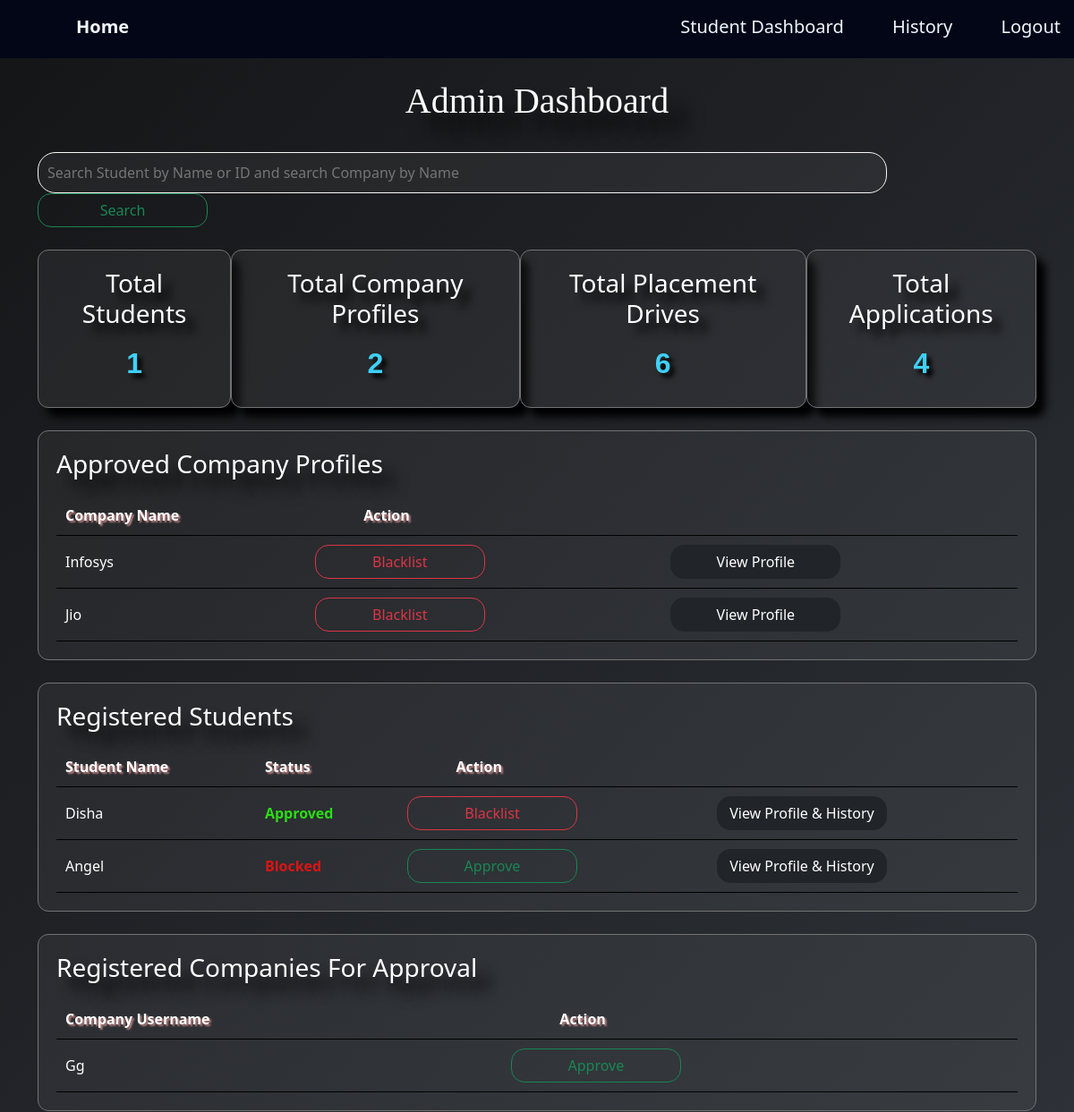
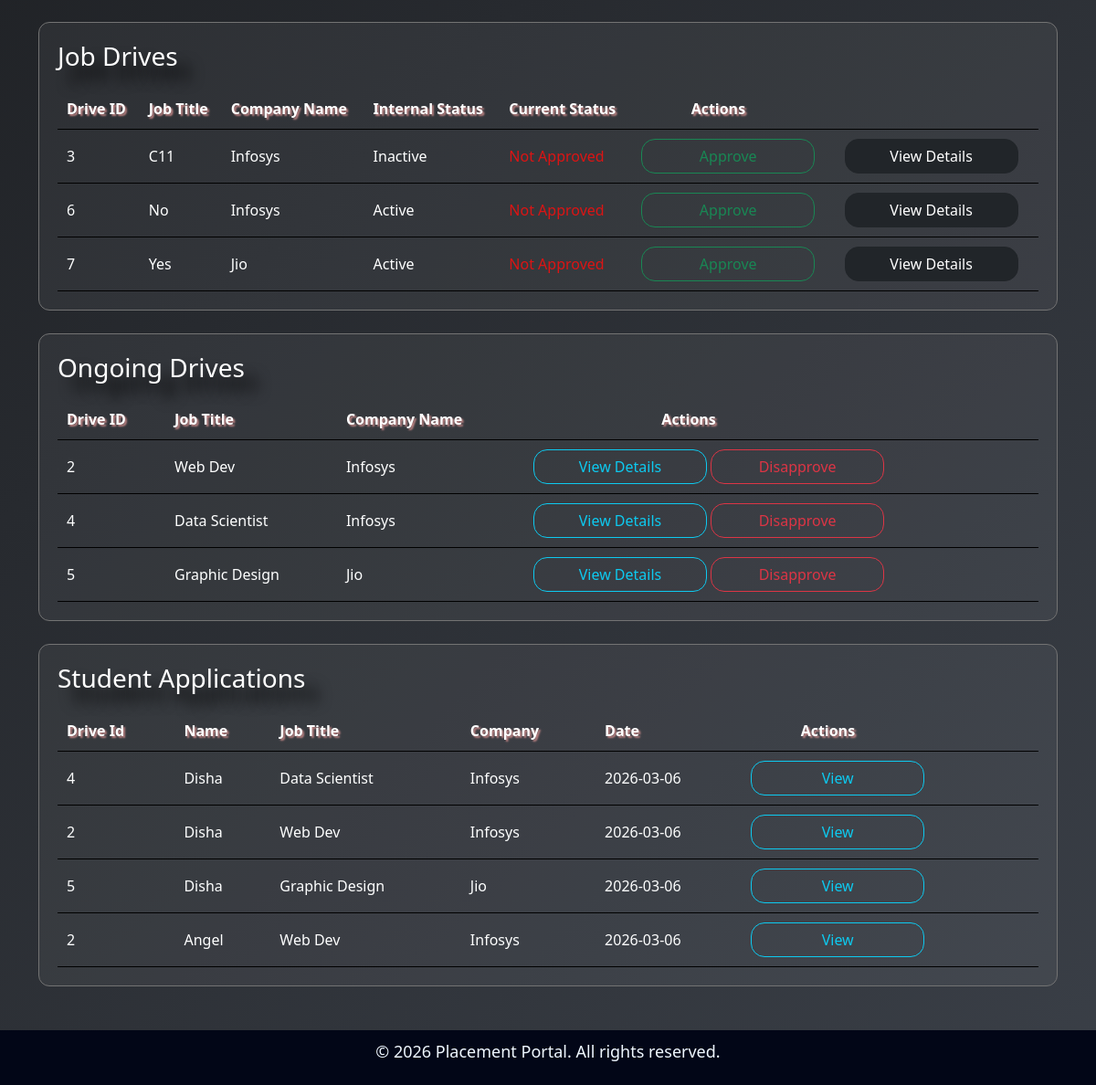
Before: /admindash (signed in) with the older database file (2 pictures, top to bottom).
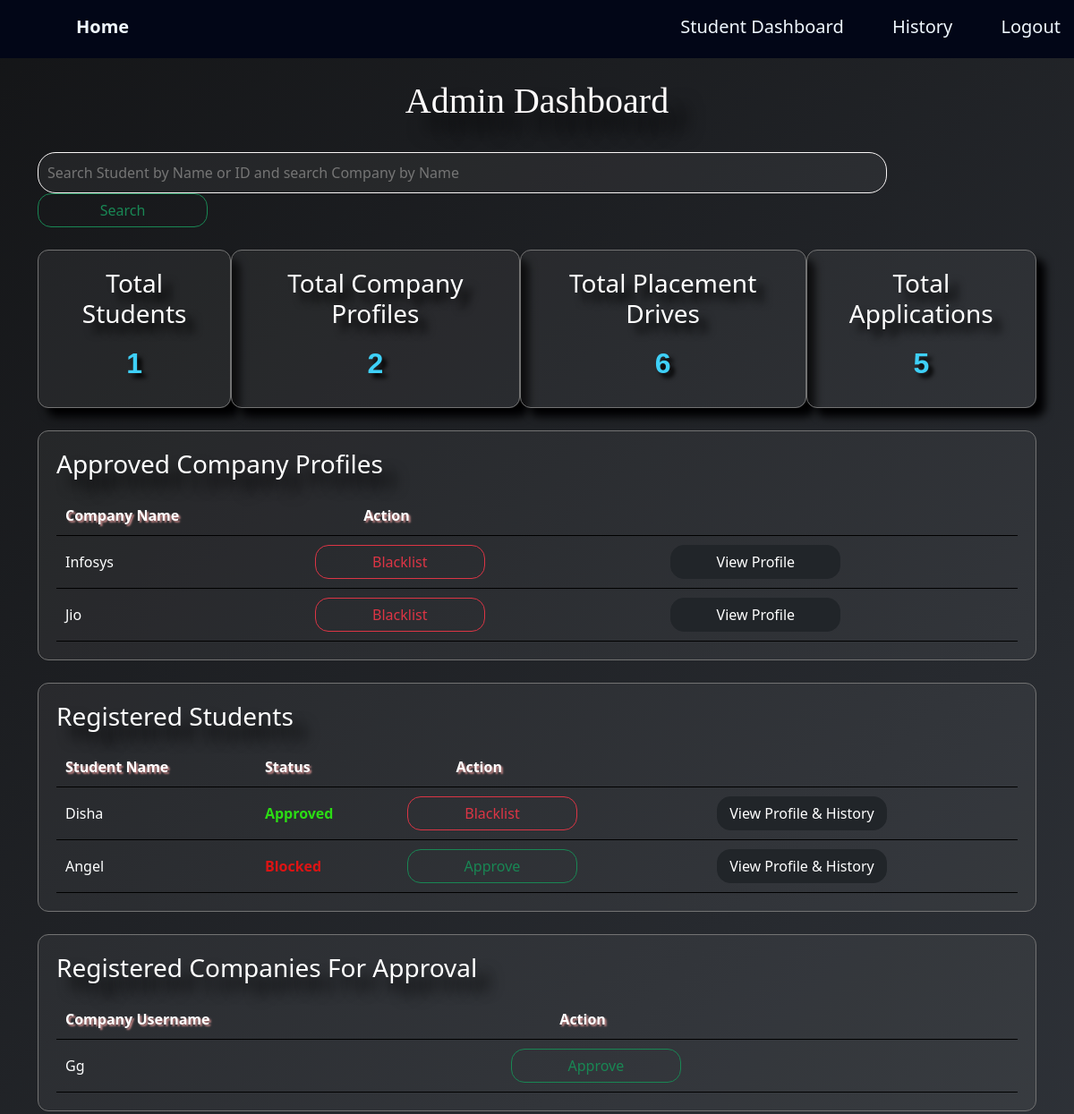
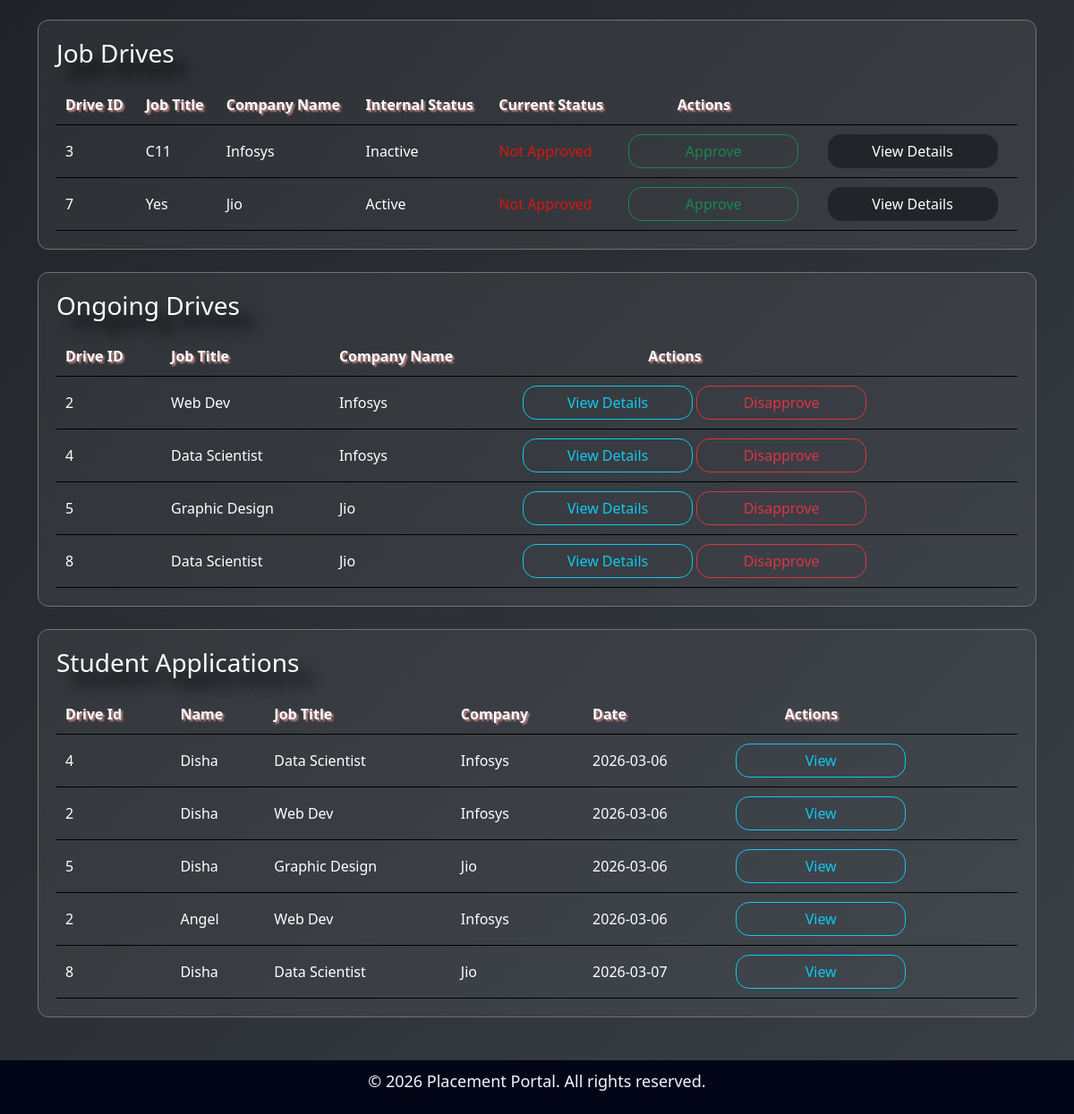
After: the same page with the newer database file (2 pictures, top to bottom).
### application/models.py (models this page shows)
class Companyprofile(db.Model):
    id = db.Column(db.Integer, primary_key=True)
    user_id = db.Column(db.Integer, db.ForeignKey('user.id'), unique=True, nullable=False)
    company_name = db.Column(db.String(150), nullable=False)
    hr_contact = db.Column(db.String(150), nullable=False)
    website = db.Column(db.String(150), nullable=False)
    location = db.Column(db.String(150), nullable=False)
    user = db.relationship('User', back_populates='company_profile')
    drives = db.relationship('Placementdrive', back_populates='company',cascade="all, delete")

class Studentprofile(db.Model):
    id = db.Column(db.Integer, primary_key=True)
    user_id = db.Column(db.Integer, db.ForeignKey('user.id'), unique=True, nullable=False)
    student_name = db.Column(db.String(50), nullable=False)
    department = db.Column(db.String(150), nullable=False)
    cgpa = db.Column(db.Float, nullable=False)
    resume = db.Column(db.String(500))
    user = db.relationship('User', back_populates='student_profile')
    applications = db.relationship('Application', back_populates='student',cascade="all, delete")

class User(db.Model):
    id = db.Column(db.Integer, primary_key=True)
    username = db.Column(db.String(150), unique=True, nullable=False)
    email = db.Column(db.String(150), unique=True, nullable=False)
    password = db.Column(db.String(150), nullable=False)
    role = db.Column(db.String(50), nullable=False)  # admin/company/student
    is_approved = db.Column(db.Boolean, default=False)
    created_at = db.Column(db.DateTime, default=datetime.utcnow)
    student_profile = db.relationship('Studentprofile', back_populates='user',uselist=False, cascade="all, delete")
    company_profile = db.relationship('Companyprofile', back_populates='user',uselist=False, cascade="all, delete")

class Placementdrive(db.Model):
    id = db.Column(db.Integer, primary_key=True)
    company_id = db.Column(db.Integer, db.ForeignKey('companyprofile.id'), nullable=False)
    job_title = db.Column(db.String(150), nullable=False)
    job_description = db.Column(db.Text(500), nullable=False)
    salary= db.Column(db.String(50), nullable=False)
    is_approved = db.Column(db.Boolean, default=False)
    is_closed = db.Column(db.Boolean, default=False)
    company = db.relationship('Companyprofile', back_populates='drives')
    applications = db.relationship('Application', back_populates='drive',cascade="all, delete")

class Application(db.Model):
    id = db.Column(db.Integer, primary_key=True)
    student_id = db.Column(db.Integer, db.ForeignKey('studentprofile.id'), nullable=False)
    drive_id = db.Column(db.Integer, db.ForeignKey('placementdrive.id'), nullable=False)
    application_date = db.Column(db.DateTime, default=datetime.utcnow)
    status = db.Column(db.String(50), default='Applied')  #Applied/Shortlisted/Selected/Rejected
    student = db.relationship('Studentprofile', back_populates='applications')
    drive = db.relationship('Placementdrive', back_populates='applications')

### application/controllers.py (the view, shortened to what this page needs)
@app.route('/admindash',methods=['GET','POST'])
def admindash():
   if 'user_id' not in session:
      return redirect(url_for('login'))
   registered_companies = Companyprofile.query.join(User).filter(User.is_approved==True).all()
   registered_students = Studentprofile.query.join(User).all()
   approval_companies = User.query.filter_by(role='company', is_approved=False).all()
   job_drives = Placementdrive.query.filter_by(is_approved=False).all()
   ongoing_drives = Placementdrive.query.filter_by(is_approved=True).all()
   apps = Application.query.all()
   total_students = Studentprofile.query.join(User).filter(User.is_approved==True).count()
   total_companies = Companyprofile.query.join(User).filter(User.is_approved==True).count()
   total_drives = Placementdrive.query.count()
   total_apps = Application.query.count()
   search = request.args.get('search')
   return render_template('admindash.html',
                          registered_companies=registered_companies,
                          registered_students=registered_students,
                          approval_companies=approval_companies,
                          job_drives=job_drives,
                          ongoing_drives=ongoing_drives,
                          apps=apps,
                          total_students=total_students,
                          total_companies=total_companies,
                          total_drives=total_drives,
                          total_apps=total_apps)

### templates/admindash.html (shortened to what this page needs)
{% extends "base.html" %}
{% block content %}
<div  class="container">
  <h1>Admin Dashboard</h1>
  <div>
    <form method="GET" action="{{url_for('admindash')}}">
      <input class="bar" type="text" name="search" placeholder="Search Student by Name or ID and search Company by Name">
      <button class="btn btn-outline-success">Search</button>
  </form>
  </div>
  <div style="display:flex;">
    <div class="s-card">
      <h3>Total Students</h3>
      <p>{{ total_students }}</p>
</div>
<div class="s-card">
  <h3>Total Company Profiles</h3>
  <p>{{ total_companies }}</p>
</div>
<div class="s-card">
  <h3>Total Placement Drives</h3>
  <p>{{ total_drives }}</p>
</div>
<div class="s-card">
  <h3>Total Applications</h3>
  <p>{{ total_apps }}</p>
</div>
  </div>
   <div class="card">
    <h3>Approved Company Profiles</h3>
      <table>
  <thead>
    <tr>
        <th>Company Name</th>
        <th style="padding-left: 6%;">Action</th>
        <th></th>
    </tr>
  </thead>
  <tbody>
    {% if registered_companies %}
      {% for company in registered_companies %}
    <tr>
      <td>{{company.company_name}}</td>
      <td><a href="{{url_for('company_blacklist', company_id=company.user_id)}}" class="btn btn-outline-danger">Blacklist</a></td>
      <td>
        <a href="{{url_for('whole_company_profile', company_id=company.id)}}" class="btn btn-dark">view Profile</a>
      </td>
    </tr>
   {% endfor %}
    {% else %}
  <tr>
   <td style="color:#1461ce;">No Approved companies yet.</td>
   </tr>
  {% endif %}
  </tbody>
</table>
   </div>
    <div class="card">
      <h3>Registered Students</h3>
      <table>
  <thead>
    <th>Student Name</th>
    <th>Status</th>
    <th style="padding-left: 6%;">Action</th>
    <th></th>
  </thead>
  <tbody>
  {% if registered_students %}
      {% for student in registered_students %}
    <tr>
      <td>{{student.student_name}}</td>
      <td>
        {% if student.user.is_approved == True %}
          <span style="color: rgb(43, 220, 20); font-weight: bold;">Approved</span>
        {% else %}
          <span style="color: rgb(220, 20, 20); font-weight: bold;">Blocked</span>
        {% endif %}
        </td>
      <td>
      {% if student.user.is_approved == True %}
        <a href="{{url_for('student_blacklist', student_id=student.user.id)}}" class="btn btn-outline-danger">Blacklist</a>
      {% else %}
        <a href="{{url_for('student_approve', student_id=student.user.id)}}" class="btn btn-outline-success">Approve</a>
      {% endif %}
      </td>
      <td>
        <a href="{{url_for('whole_student_profile', student_id=student.id)}}" class="btn btn-dark">view Profile & History</a>
      </td>
   </tr>
   {% endfor %}
    {% else %}
  <tr>
   <td style="color:#1461ce;">No registered students yet.</td>
   </tr>
  {% endif %}
  </tbody>
</table>
   </div>
   <div class="card">
    <h3>Registered Companies For Approval</h3>
      <table>
  <thead>
    <th>Company Username</th>
    <th style="padding-left: 6%;">Action</th>
  </thead>
  <tbody>
  {% if approval_companies %}
    {% for approval in approval_companies %}
    <tr>
      <td>{{approval.username}}</td>
      <td><a href="{{url_for('company_approve', company_id=approval.id)}}" class="btn btn-outline-success">Approve</a></td>
   </tr>
 {% endfor %}
    {% else %}
  <tr>
   <td style="color:#1461ce;">No registered companies yet.</td>
   </tr>
  {% endif %}
  </tbody>
</table>
   </div>
      <div class="card">
    <h3>Job Drives</h3>
      <table>
  <thead>
    <tr>
      <th>Drive ID</th>
      <th>Job Title</th>
      <th>Company Name</th>
      <th>Internal Status</th>
      <th>Current Status</th>
      <th style="padding-left: 6%;">Actions</th>
      <th></th>
    </tr>
  </thead>
  <tbody>
  {% if job_drives %}
    {% for job in job_drives %}
    <tr>
      <td>{{job.id}}</td>
      <td>{{job.job_title}}</td>
      <td>{{job.company.company_name}}</td>
      <td>
        {% if job.is_closed == True %}
            <span>Inactive</span>
        {% else %}
            <span>Active</span>
        {% endif %}
      </td>
      <td>
        <span style="color: rgb(220, 20, 20);">Not Approved</span>
      </td>
      <td>
        <a href="{{url_for('drive_approve', drive_id=job.id)}}" class="btn btn-outline-success">Approve</a>
      </td>
      <td>
        <a href="{{url_for('admin_view_com', drive_id=job.id)}}" class="btn btn-dark">view details</a>
      </td>
    </tr>
 {% endfor %}
    {% else %}
  <tr>
   <td style="color:#1461ce;">No Pending Drives.</td>
   </tr>
  {% endif %}
  </tbody>
</table>
   </div>
   <div class="card">
    <h3>Ongoing Drives</h3>
      <table>
  <thead>
    <tr>
      <th>Drive ID</th>
      <th>Job Title</th>
      <th>Company Name</th>
      <th style="padding-left: 14%;">Actions</th>
    </tr>
  </thead>
  <tbody>
  {% if ongoing_drives %}
    {% for job in ongoing_drives %}
    <tr>
      <td>{{job.id}}</td>
      <td>{{job.job_title}}</td>
      <td>{{job.company.company_name}}</td>
      <td><a href="{{url_for('admin_view_com', drive_id=job.id)}}" class="btn btn-outline-info">view details</a>
          <a href="{{url_for('drive_disapprove', drive_id=job.id)}}" class="btn btn-outline-danger">Disapprove</a>
    </tr>
 {% endfor %}
    {% else %}
  <tr>
   <td style="color:#1461ce;">No Approved Drives.</td>
   </tr>
  {% endif %}
  </tbody>
</table>
   </div>
   <div class="card">
    <h3>Student Applications</h3>
      <table>
  <thead>
    <tr>
      <th>Drive Id</th>
      <th>Name</th>
      <th>Job Title</th>
      <th>company</th>
      <th>Date</th>
      <th style="padding-left: 6%;">Actions</th>
    </tr>
  </thead>
  <tbody>
    {% if apps %}
      {% for app in apps %}
    <tr>
      <td>{{app.drive_id}}</td>
      <td>{{app.student.student_name}}</td>
      <td>{{app.drive.job_title}}</td>
      <td>{{app.drive.company.company_name}}</td>
      <td>{{app.application_date.date()}}</td>
      <td><a href="{{url_for('admin_mainpageview_student', app_id=app.id)}}" class="btn btn-outline-info">View</a></td>
    </tr>
 {% endfor %}
    {% else %}
  <tr>
   <td style="color:#1461ce;">No Applications yet.</td>
   </tr>
  {% endif %}
  </tbody>
</table>
   </div>
</div>
{% endblock %}

### templates/base.html (shortened to what this page needs)
<!DOCTYPE html>
<html lang="en">
<head>
   <link rel="stylesheet" href="{{ url_for('static', filename='style.css') }}">
   <link href="https://cdn.jsdelivr.net/npm/bootstrap@5.3.7/dist/css/bootstrap.min.css" rel="stylesheet">
</head>
<body>
   <div>
      <nav>
         <div><a href="/"><h5>Home</h5></a></div>
         <div class="nav-right">
    {% if session.get("role") == "admin" %}
        <a href="/admindash">Admin Dashboard</a>
        <a href="/logout">Logout</a>
    {% elif session.get("role") == "student" %}
        <a href="/studentdash">Student Dashboard</a>
        <a href="{{url_for('student_history')}}">History</a>
        <a href="/logout">Logout</a>
    {% elif session.get("role") == "company" %}
        <a href="/companydash">Company Dashboard</a>
        <a href="/logout">Logout</a>
    {% else %}
        <a href="/login">Login</a>
        <a href="/registeration">Register</a>
    {% endif %}
         </div>
      </nav>
   </div>
      <br>
      {% block content %}
      {% endblock %}
   <div>
      <br><br>
      <footer>
         <p>&copy; 2026 Placement Portal. All rights reserved.</p>
      </footer>
   </div>
</body>
</html>

### static/style.css (style rules this page uses)
* { box-sizing: border-box; margin: 0; font-family: Playfair Display, 10px; }

### templates/base.html (style rules this page uses)
body { background: linear-gradient(135deg, #232428, #3a3f47); color: #fcfcfc; }
nav { display: flex; background-color: #020617; padding: 15px; }
nav h5 { color: aliceblue; display: inline-block; font-size: 20px; margin-left: 20px; font-weight: bold; }
.nav-right { margin-left: auto; }
nav a { color: aliceblue; text-decoration: none; font-size: 20px; margin-left: 50px; }
footer { background-color: #020617; color:aliceblue; font-size: large; text-align: center; padding: 10px; height: 60px; width: 100%; }

### templates/admindash.html (style rules this page uses)
body { margin: 0; background: linear-gradient(135deg, #141517, #3a3f47); color: #e2e8f0; }
.container { width: 95%; margin: auto; }
.card { background:rgba(255,255,255,0.05); border: 1px solid #737373; border-radius: 12px; padding: 20px; margin-top: 25px; }
h1 { text-align: center; color: #fffcfc; text-shadow: 20px 20px 20px#000102 ; font-family: Georgia, 'Times New Roman', Times, serif; }
h3 { color: #ffffff; text-shadow: 15px 15px 15px #000000; }
table { width: 100%; margin-top: 10px; }
th,td { padding: 10px; text-align: left; text-transform: capitalize; border-bottom: 1px solid #000000; color:#feffff }
th { color: #ffffff; text-shadow: 2px 2px 2px #c18585; }
button { width: 190px; }
.bar { background:rgba(255,255,255,0.05); border: 1px solid #f9f6f6; color: #e2e8f0; border-radius: 20px; padding: 10px; margin-top: 25px; width: 85%; }
.btn { width: 190px; border-radius: 15px; }
.s-card { background:rgba(255,255,255,0.05); border: 1px solid #737373; border-radius: 12px; padding: 20px; margin-top: 25px; margin-left: auto; text-align: center; color: #f9f6f6; box-shadow: 10px 10px 10px#000102; }
.s-card h3 { text-shadow: 10px 10px 10px #000000; }
.s-card p { text-shadow: 5px 5px 5px #000000; margin-top: 15px; margin-bottom: 5px; color: #3ed0f8; font-size:xx-large; font-weight: bold; font-family: 'Trebuchet MS', 'Lucida Sans Unicode', 'Lucida Grande', 'Lucida Sans', Arial, sans-serif; }

Changed rows visible on the page:
removed Placementdrive: id "6", job_title "No", company.company_name "Infosys", is_closed "Active", shown under "Job Drives"
added Placementdrive: id "8", job_title "Data Scientist", company.company_name "Jio", shown under "Ongoing Drives"
added Application: drive_id "8", student.student_name "Disha", drive.job_title "Data Scientist", drive.company.company_name "Jio", application_date "2026-03-07"
Other visible differences:
{{ total_apps }}: "4" → "5"
